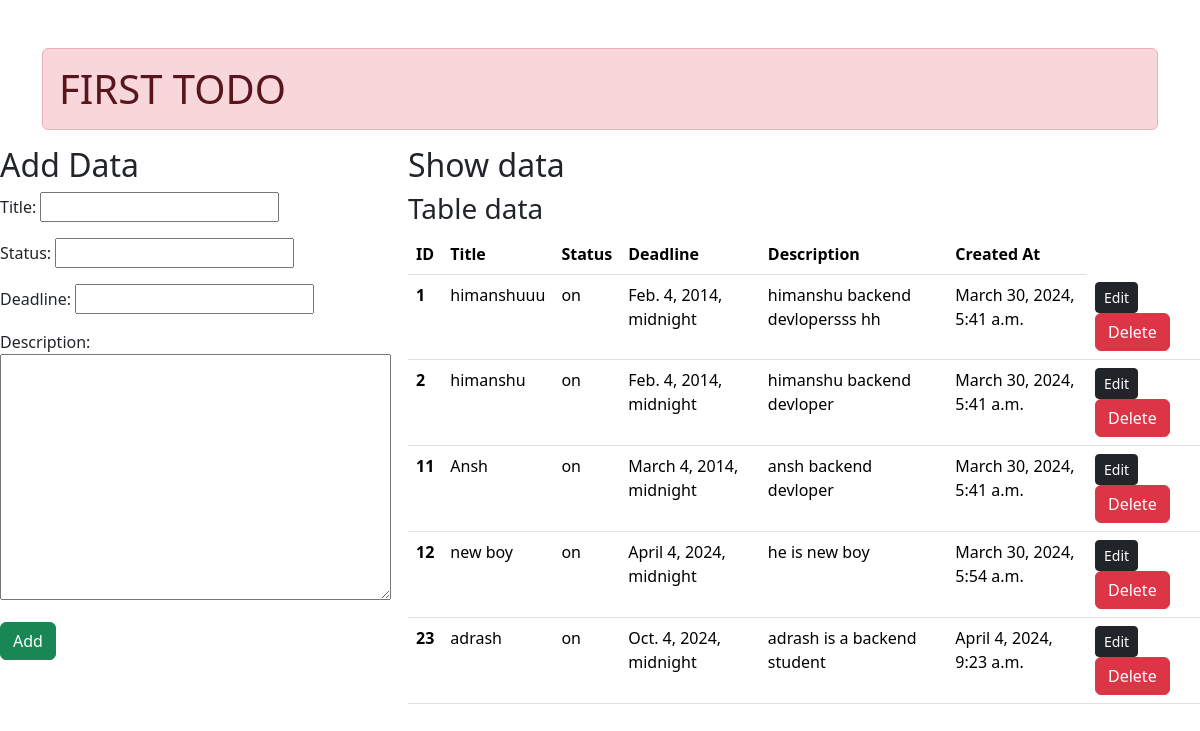
Before: / with the older database file.
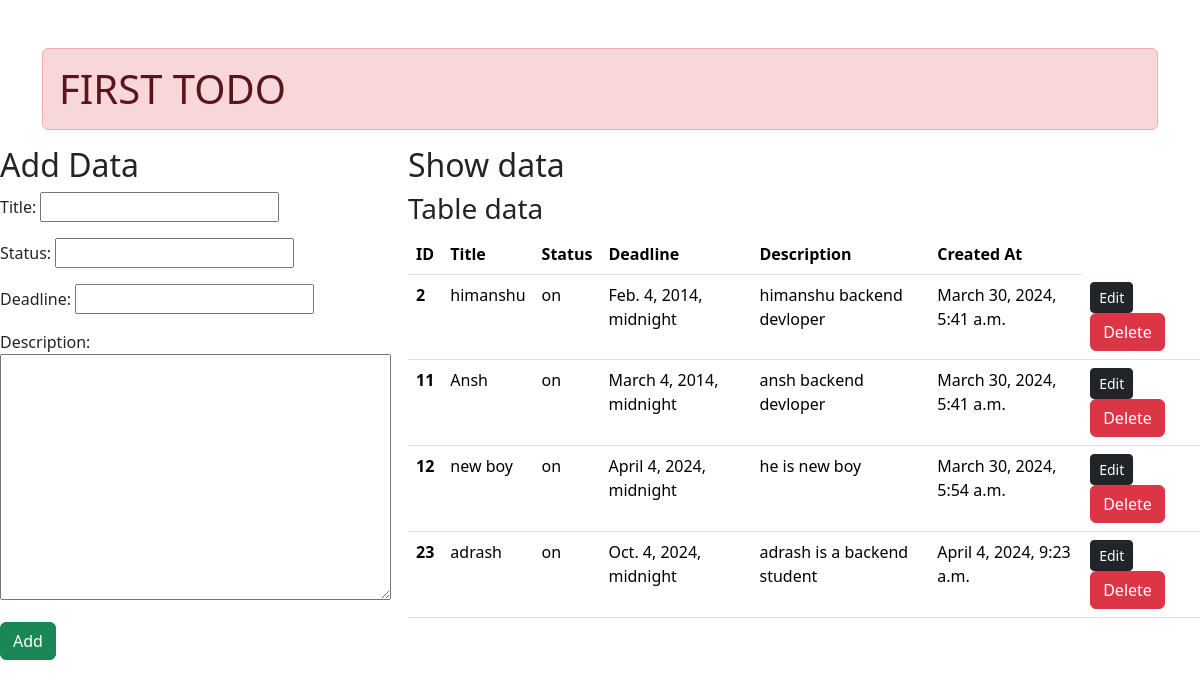
After: the same page with the newer database file.
### todo/models.py (models this page shows)
class FirstTodo(models.Model):
    title = models.CharField(max_length=100)
    description = models.TextField()
    status = models.CharField(max_length=100)
    deadline = models.DateTimeField()
    created_at = models.DateTimeField(auto_now_add=True)

### todo/views.py (the view)
# urls.py: path('', views.addshow, name='addandshow'),
def addshow(request):
    if request.method == "POST":
        fm = TodoRegistrations(request.POST)
        if fm.is_valid():
            tl = fm.cleaned_data['title']
            dsc = fm.cleaned_data['description']
            st = fm.cleaned_data['status']
            dl = fm.cleaned_data['deadline']
            reg = FirstTodo(title=tl, status=st, deadline=dl,
                            description=dsc)
            reg.save()
            fm = TodoRegistrations()
    else:
        fm = TodoRegistrations()
    tudo = FirstTodo.objects.all()
    return render(request, 'todo/add_show.html', {'form': fm, 'tudo': tudo})

### todo/form.py
class TodoRegistrations(forms.ModelForm):
    class Meta:
        model = FirstTodo
        fields = ['title', 'status', 'deadline', 'description']

### todo/templates/todo/add_show.html (shortened to what this page needs)
{% extends 'todo/base.html' %}
{% block content %}
  <div class="row">
    <div class="col-sm-4">
      <h2>Add Data</h2>
      <form action="" method="POST">
        {{ form.as_p }}
        <input type="submit" class="btn btn-success" value="Add" />
      </form>
    </div>
    <div class="col-sm-8">
      <h2>Show data</h2>
      {% if tudo %}
        <h3>Table data</h3>
        <table class="table">
          <thead>
            <tr>
              <th scope="col">ID</th>
              <th scope="col">Title</th>
              <th scope="col">Status</th>
              <th scope="col">Deadline</th>
              <th scope="col">Description</th>
              <th scope="col">Created At</th>
            </tr>
          </thead>
          <tbody>
            {% for tu in tudo %}
              <tr>
                <th scope="row">{{ tu.id }}</th>
                <td>{{ tu.title }}</td>
                <td>{{ tu.status }}</td>
                <td>{{ tu.deadline }}</td>
                <td>{{ tu.description }}</td>
                <td>{{ tu.created_at }}</td>
                <td>
                  <a href="{% url 'updatedata' tu.id %}" class="btn btn-dark btn-sm">Edit</a>
                  <form action="{% url 'deletedata' tu.id %}" method="POST" class="d-inline">
                    <input type="submit" class="btn btn-danger" value="Delete" />
                  </form>
                </td>
              </tr>
            {% endfor %}
          </tbody>
        </table>
      {% else %}
        <h4>no records</h4>
      {% endif %}
    </div>
  </div>
{% endblock %}

### todo/templates/todo/base.html (shortened to what this page needs)
<!DOCTYPE html>
{% load static %}
<html lang="en">
  <head>
    <link rel="stylesheet" href="{% static 'todo/css/bootstrap.css' %}" />
  </head>
  <body>
    <div class="container mt-5">
      <h1 class="text-conter alert alert-danger">FIRST TODO</h1>
    </div>
    {% block content %}
    {% endblock %}
  </body>
</html>

Changed rows visible on the page:
removed FirstTodo: id "1", title "himanshuuu", status "on", deadline "Feb. 4, 2014, midnight", description "himanshu backend devlopersss hh", created_at "March 30, 2024, 5:41 a.m."
